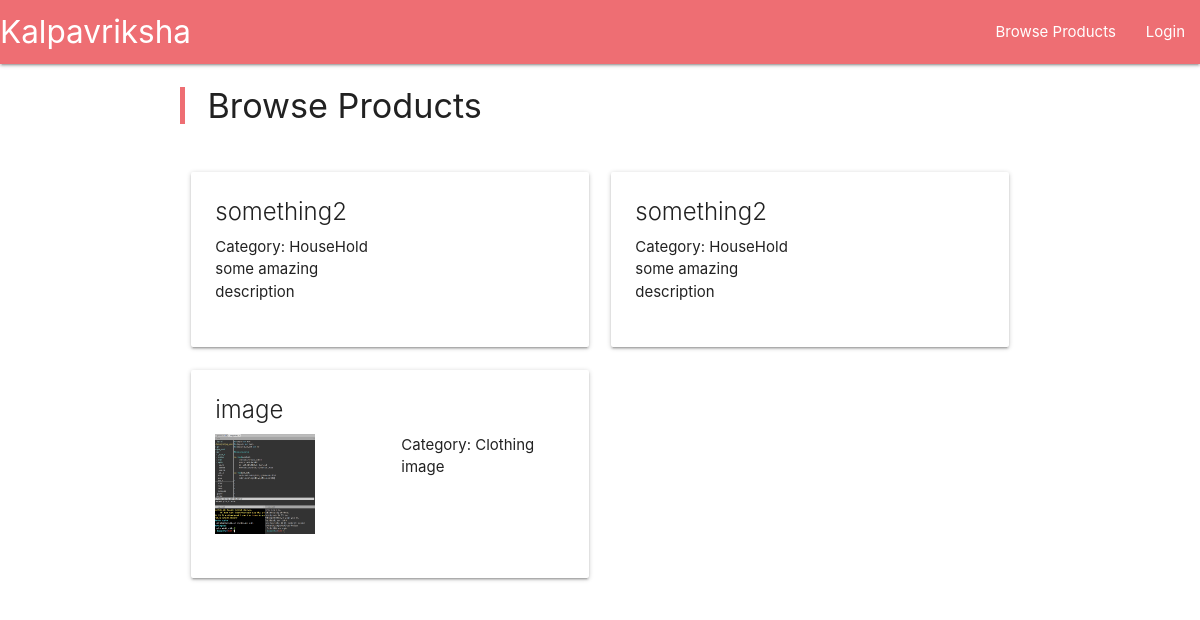
/browseProducts, run on the app's committed database.
### main/models.py (models this page shows)
class Product(models.Model):
	title = models.CharField(max_length=200)
	description = models.TextField()
	image = models.ImageField(upload_to = 'main/static/pic_folder/', blank = False, null = True)
	category = models.IntegerField(choices = tuple([ x for x in enumerate(category_choice)]))
	date = models.DateField(default = timezone.now())
	owner = models.ForeignKey(User, on_delete = models.CASCADE)
	def getImagePath(self):
		return "/".join(self.image.name.split('/')[2:])

### main/views.py (the view)
def browseProducts(request):
	if request.user.is_authenticated:
		products = Product.objects.filter(~Q(owner = request.user) & Q(trade_request_product = None) & Q(trade_product = None))[:10]
	else:
		products = Product.objects.filter(Q(trade_request_product = None) & Q(trade_product = None))
	context = {
		'products' : products
	}
	return render(request, 'browseProduct.html', context)

### main/context_processors.py (called while the page is built)
def add_request_count(request):
	if request.user.is_authenticated:
		count = TradeRequest.objects.filter(product__in = request.user.product_set.all()).count()
	else:
		count = 0
	return {'count' : count}

### main/template/browseProduct.html (shortened to what this page needs)
{% extends 'base.html' %}
{% load static %}
{% block content %}
	{% include 'navbar.html' %}
	<div class="container">
		<div class="row">
			<blockquote> <h4> Browse Products </h4> </blockquote>
		</div>
		<div class="row">
			{% for product in products %}
				<div class="col s12 l6">
					<div class="card">
						<div class="card-content">
							<span class="card-title"> {{ product.title }} </span>
							<div class="row">
								{% if product.image %}
									<div class="col s12 m6">
										<img src="{% static product.getImagePath %}" width="100" height="100" />
									</div>
								{% endif %}
								<div class="col s12 m6">
									Category: {{ product.get_category_display }} <br>
									{{ product.description }}
								</div>
							</div>
						</div>
					</div>
				</div>
			{% endfor %}
		</div>
	</div>
{% endblock %}

### data on the page
Product: title "something2", category "HouseHold", description "some amazing description"
Product: title "something2", category "HouseHold", description "some amazing description"
Product: title "image", image (picture), category "Clothing", description "image"
